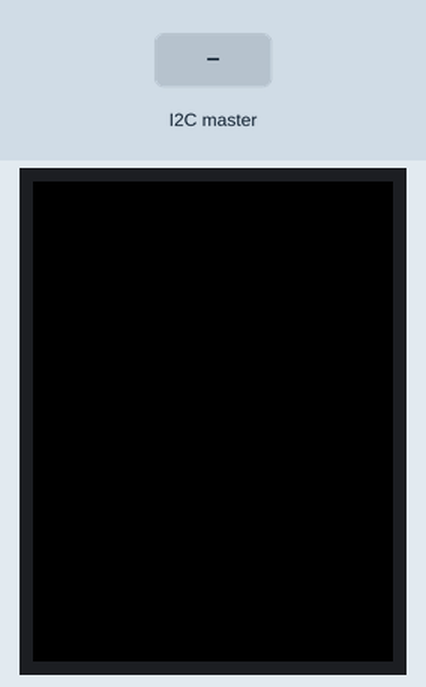
Recording of a sketch running on a simulated Arduino Uno, built with avr-gcc and run on an emulated ATmega328P. Parts: 240×320 colour display. Inputs (shaded band) come from the test bench. What the sketch prints to the serial monitor is not drawn.

Above: at 1.4 s.
1.5 s: the I2C master sends the byte 9
At 2.0 s:
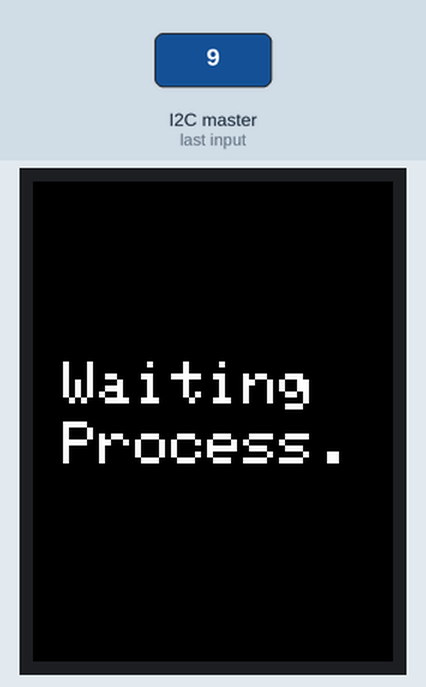
3.0 s: the I2C master sends the byte 8
At 4.2 s:
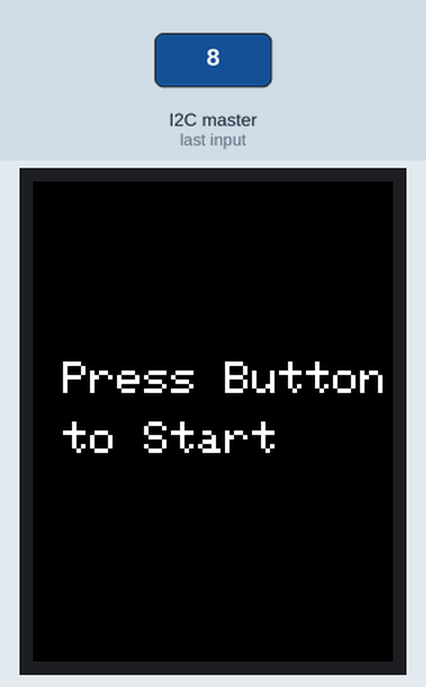
4.5 s: the I2C master sends the byte 7
At 5.5 s:
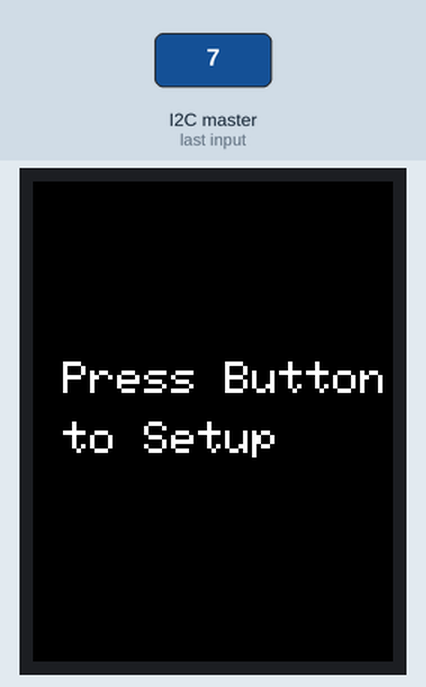
6.0 s: the I2C master sends the byte 6
At 6.6 s:
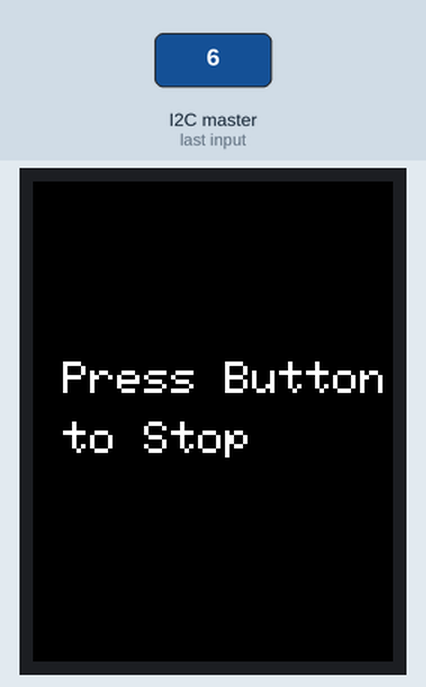
7.5 s: the I2C master sends the byte 4
At 8.8 s:
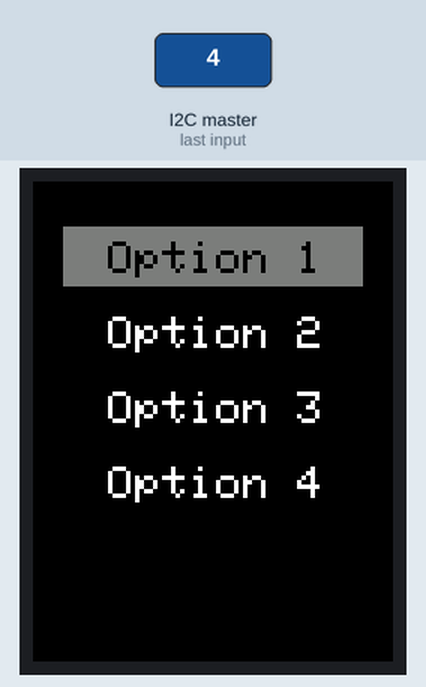
9.1 s: the I2C master sends the byte 1
At 10.2 s:
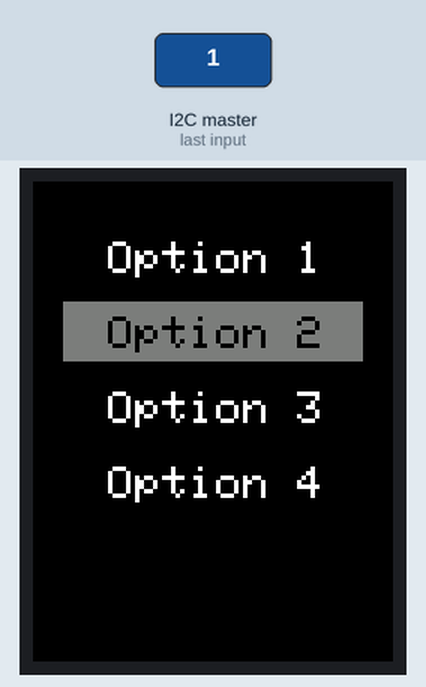
Timing chart, 0 to 11.7 s (numbered marks = the images above; inputs shaded):
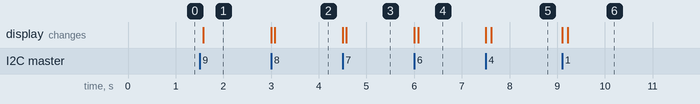

Measured:
- after the input at 1.5 s, the display: changes after 0.08 s (image 1)
- after the input at 3.0 s, the display: first changes at once (image 2 shows a later state)
- after the input at 4.5 s, the display: first changes at once (image 3 shows a later state)
- after the input at 6.0 s, the display: first changes at once (image 4 shows a later state)
- after the input at 7.5 s, the display: first changes at once (image 5 shows a later state)
- after the input at 9.1 s, the display: first changes at once (image 6 shows a later state)

The sketch:

tft_slavev2_2_08052025.ino
```cpp
#include <MCUFRIEND_kbv.h>
#include <Adafruit_GFX.h> // Core graphics library

#include <Wire.h>

// Define Slave I2C Address
#define SLAVE_ADDR 5

// Define Slave answer size
#define ANSWERSIZE 3

// Define string with response to Master

#define LCD_RESET 1 // Can alternately just connect to Arduino's reset pin
#define LCD_CS A3 // Chip Select goes to Analog 3
#define LCD_CD A2 // Command/Data goes to Analog 2
#define LCD_WR A1 // LCD Write goes to Analog 1
#define LCD_RD A0 // LCD Read goes to Analog 0

// Assign human-readable names to some common 16-bit color values:
#define BLACK 0x0000
#define BLUE 0x001F
#define RED 0xF800
#define GREEN 0x07E0
#define CYAN 0x07FF
#define MAGENTA 0xF81F
#define YELLOW 0xFFE0
#define WHITE 0xFFFF
#define DARKGREY 0x7BEF  // You can adjust this for contrast

// resolution is around 300 * 280

MCUFRIEND_kbv tft;

String read_but = "";

bool menuShown = false;

int currentOption = 1; // start with Option 1
const int maxOptions = 4;


void showMenu() {
  tft.fillScreen(BLACK);
  tft.setTextSize(3);

  int buttonWidth = 200;
  int buttonHeight = 40;
  int spacing = 10;

  int x = (240 - buttonWidth) / 2;
  int y = 30;

  for (int i = 1; i <= maxOptions; i++) {
    int buttonY = y + (i - 1) * (buttonHeight + spacing);

    if (currentOption == i) {
      tft.fillRect(x, buttonY, buttonWidth, buttonHeight, DARKGREY);
      tft.setTextColor(BLACK);
    } else {
      tft.fillRect(x, buttonY, buttonWidth, buttonHeight, BLACK);
      tft.setTextColor(WHITE);
    }

    tft.setCursor(x + 30, buttonY + 10);
    tft.print("Option " + String(i));
  }
}

// Call this function to change the selection and update the UI
void highlightOption(int to) {
  if (to != currentOption) {
    currentOption = to;
    showMenu(); // Redraw menu with updated highlight
  }
}


void receiveEvent() {

  // Read while data received
  byte x;
  while (0 < Wire.available()) {
    x = Wire.read();
  }
  read_but = String(x);
  // Print to Serial Monitor
  Serial.println("Receive event");
  Serial.println("x : "+String(x));


  if(read_but == "9"){
    tft.fillScreen(BLACK);
    tft.setTextColor(WHITE);
    tft.setTextSize(4);
    tft.setCursor(20, 120);
    tft.print("Waiting");
    tft.setCursor(20, 160);
    tft.print("Process.");
  }
  else if(read_but == "8"){
    tft.fillScreen(BLACK);
    tft.setTextColor(WHITE);
    tft.setTextSize(3);
    tft.setCursor(20, 120);
    tft.print("Press Button");
    tft.setCursor(20, 160);
    tft.print("to Start");
  }
  else if(read_but == "7"){
    tft.fillScreen(BLACK);
    tft.setTextColor(WHITE);
    tft.setTextSize(3);
    tft.setCursor(20, 120);
    tft.print("Press Button");
    tft.setCursor(20, 160);
    tft.print("to Setup");
  }
  else if(read_but == "6"){
    tft.fillScreen(BLACK);
    tft.setTextColor(WHITE);
    tft.setTextSize(3);
    tft.setCursor(20, 120);
    tft.print("Press Button");
    tft.setCursor(20, 160);
    tft.print("to Stop");
  }
  // Show/hide menu
  if (read_but == "4") {
    menuShown = true;
    showMenu();
  } else if (read_but == "5") {
    menuShown = false;
    // tft.fillScreen(BLACK);
  }

  if(menuShown) {
    if (read_but == "1") {
      currentOption++;
      if (currentOption > maxOptions) currentOption = 1; // Wrap around
      showMenu();
    } else if (read_but == "2") {
      currentOption--;
      if (currentOption < 1) currentOption = maxOptions; // Wrap around
      showMenu();
    } else if (read_but == "3") {
      tft.fillScreen(BLACK);
      tft.setTextColor(WHITE);
      tft.setTextSize(3);
      tft.setCursor(20, 120);
      tft.print("Confirmed:");
      tft.setCursor(20, 160);
      tft.print("Option " + String(currentOption));
      menuShown = false;
    }
  }


  read_but = "0";

}

void requestEvent() {

  // Setup byte variable in the correct size
  byte response[ANSWERSIZE];
  String answer = String("0");
  // Format answer as array
  for (byte i=0;i<ANSWERSIZE;i++) {
     response[i] = (byte)answer.charAt(i);
  }

  // Send response back to Master
  Wire.write(response,sizeof(response));

  // Print to Serial Monitor
  Serial.println("Request event");
}


void setup(void) {

  // Initialize I2C communications as Slave
  Wire.begin(SLAVE_ADDR);

  Serial.begin(9600);
  Serial.println(F("TFT LCD test"));

  tft.reset();

  //Function to run when data requested from master
  Wire.onRequest(requestEvent);
  //Function to run when data received from master
  Wire.onReceive(receiveEvent);

  uint16_t identifier = tft.readID();
  tft.begin(identifier);
  tft.fillScreen(BLACK);
  tft.setRotation(2);
  // tft.setTextColor(WHITE);
  // tft.setTextSize(6);
  // Set up Timer1 interrupt

}

void loop(void) {
  //nothing in loop
  //delay(10);
}
```
